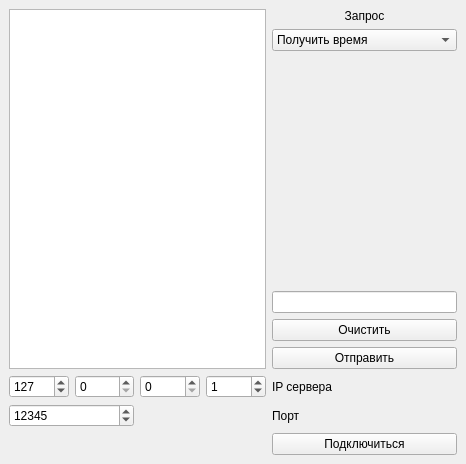
<?xml version="1.0" encoding="UTF-8"?>
<ui version="4.0">
 <class>MainWindow</class>
 <widget class="QMainWindow" name="MainWindow">
  <property name="geometry">
   <rect>
    <x>0</x>
    <y>0</y>
    <width>466</width>
    <height>464</height>
   </rect>
  </property>
  <property name="windowTitle">
   <string>TCPclient</string>
  </property>
  <widget class="QWidget" name="centralwidget">
   <layout class="QGridLayout" name="gridLayout">
    <item row="0" column="0" rowspan="6" colspan="4">
     <widget class="QTextBrowser" name="tb_result">
      <property name="sizePolicy">
       <sizepolicy hsizetype="Preferred" vsizetype="Expanding">
        <horstretch>0</horstretch>
        <verstretch>0</verstretch>
       </sizepolicy>
      </property>
     </widget>
    </item>
    <item row="0" column="4">
     <widget class="QLabel" name="lb_request">
      <property name="text">
       <string>Запрос</string>
      </property>
      <property name="alignment">
       <set>Qt::AlignmentFlag::AlignCenter</set>
      </property>
     </widget>
    </item>
    <item row="1" column="4">
     <widget class="QComboBox" name="cb_request">
      <property name="sizePolicy">
       <sizepolicy hsizetype="Preferred" vsizetype="Fixed">
        <horstretch>0</horstretch>
        <verstretch>0</verstretch>
       </sizepolicy>
      </property>
      <item>
       <property name="text">
        <string>Получить время</string>
       </property>
      </item>
      <item>
       <property name="text">
        <string>Получить свободное место</string>
       </property>
      </item>
      <item>
       <property name="text">
        <string>Получить статистику</string>
       </property>
      </item>
      <item>
       <property name="text">
        <string>Отправить данные</string>
       </property>
      </item>
      <item>
       <property name="text">
        <string>Очистить память сервера</string>
       </property>
      </item>
     </widget>
    </item>
    <item row="2" column="4">
     <spacer name="verticalSpacer">
      <property name="orientation">
       <enum>Qt::Orientation::Vertical</enum>
      </property>
      <property name="sizeHint" stdset="0">
       <size>
        <width>20</width>
        <height>40</height>
       </size>
      </property>
     </spacer>
    </item>
    <item row="3" column="4">
     <widget class="QLineEdit" name="le_data">
      <property name="sizePolicy">
       <sizepolicy hsizetype="Preferred" vsizetype="Fixed">
        <horstretch>0</horstretch>
        <verstretch>0</verstretch>
       </sizepolicy>
      </property>
     </widget>
    </item>
    <item row="4" column="4">
     <widget class="QPushButton" name="pb_clear">
      <property name="sizePolicy">
       <sizepolicy hsizetype="Preferred" vsizetype="Fixed">
        <horstretch>0</horstretch>
        <verstretch>0</verstretch>
       </sizepolicy>
      </property>
      <property name="text">
       <string>Очистить</string>
      </property>
     </widget>
    </item>
    <item row="5" column="4">
     <widget class="QPushButton" name="pb_request">
      <property name="sizePolicy">
       <sizepolicy hsizetype="Preferred" vsizetype="Fixed">
        <horstretch>0</horstretch>
        <verstretch>0</verstretch>
       </sizepolicy>
      </property>
      <property name="text">
       <string>Отправить</string>
      </property>
     </widget>
    </item>
    <item row="6" column="0">
     <widget class="QSpinBox" name="spB_ip4">
      <property name="sizePolicy">
       <sizepolicy hsizetype="Preferred" vsizetype="Fixed">
        <horstretch>0</horstretch>
        <verstretch>0</verstretch>
       </sizepolicy>
      </property>
      <property name="maximum">
       <number>255</number>
      </property>
      <property name="value">
       <number>127</number>
      </property>
     </widget>
    </item>
    <item row="6" column="1">
     <widget class="QSpinBox" name="spB_ip3">
      <property name="sizePolicy">
       <sizepolicy hsizetype="Preferred" vsizetype="Fixed">
        <horstretch>0</horstretch>
        <verstretch>0</verstretch>
       </sizepolicy>
      </property>
      <property name="maximum">
       <number>255</number>
      </property>
     </widget>
    </item>
    <item row="6" column="2">
     <widget class="QSpinBox" name="spB_ip2">
      <property name="sizePolicy">
       <sizepolicy hsizetype="Preferred" vsizetype="Fixed">
        <horstretch>0</horstretch>
        <verstretch>0</verstretch>
       </sizepolicy>
      </property>
      <property name="maximum">
       <number>255</number>
      </property>
     </widget>
    </item>
    <item row="6" column="3">
     <widget class="QSpinBox" name="spB_ip1">
      <property name="sizePolicy">
       <sizepolicy hsizetype="Preferred" vsizetype="Fixed">
        <horstretch>0</horstretch>
        <verstretch>0</verstretch>
       </sizepolicy>
      </property>
      <property name="maximum">
       <number>255</number>
      </property>
      <property name="value">
       <number>1</number>
      </property>
     </widget>
    </item>
    <item row="6" column="4">
     <widget class="QLabel" name="lb_ip">
      <property name="text">
       <string>IP сервера</string>
      </property>
     </widget>
    </item>
    <item row="7" column="0" colspan="2">
     <widget class="QSpinBox" name="spB_port">
      <property name="minimum">
       <number>1</number>
      </property>
      <property name="maximum">
       <number>65535</number>
      </property>
      <property name="value">
       <number>12345</number>
      </property>
     </widget>
    </item>
    <item row="7" column="4">
     <widget class="QLabel" name="lb_port">
      <property name="text">
       <string>Порт</string>
      </property>
     </widget>
    </item>
    <item row="8" column="0">
     <widget class="QLabel" name="lb_connectStatus">
      <property name="text">
       <string/>
      </property>
     </widget>
    </item>
    <item row="8" column="4">
     <widget class="QPushButton" name="pb_connect">
      <property name="sizePolicy">
       <sizepolicy hsizetype="Preferred" vsizetype="Fixed">
        <horstretch>0</horstretch>
        <verstretch>0</verstretch>
       </sizepolicy>
      </property>
      <property name="text">
       <string>Подключиться</string>
      </property>
     </widget>
    </item>
   </layout>
  </widget>
 </widget>
 <tabstops>
  <tabstop>tb_result</tabstop>
  <tabstop>spB_ip4</tabstop>
  <tabstop>spB_ip3</tabstop>
  <tabstop>spB_ip2</tabstop>
  <tabstop>spB_ip1</tabstop>
  <tabstop>spB_port</tabstop>
  <tabstop>cb_request</tabstop>
  <tabstop>le_data</tabstop>
  <tabstop>pb_clear</tabstop>
  <tabstop>pb_request</tabstop>
  <tabstop>pb_connect</tabstop>
 </tabstops>
 <resources/>
 <connections>
  <connection>
   <sender>pb_clear</sender>
   <signal>clicked()</signal>
   <receiver>tb_result</receiver>
   <slot>clear()</slot>
   <hints>
    <hint type="sourcelabel">
     <x>323</x>
     <y>360</y>
    </hint>
    <hint type="destinationlabel">
     <x>242</x>
     <y>348</y>
    </hint>
   </hints>
  </connection>
 </connections>
</ui>
